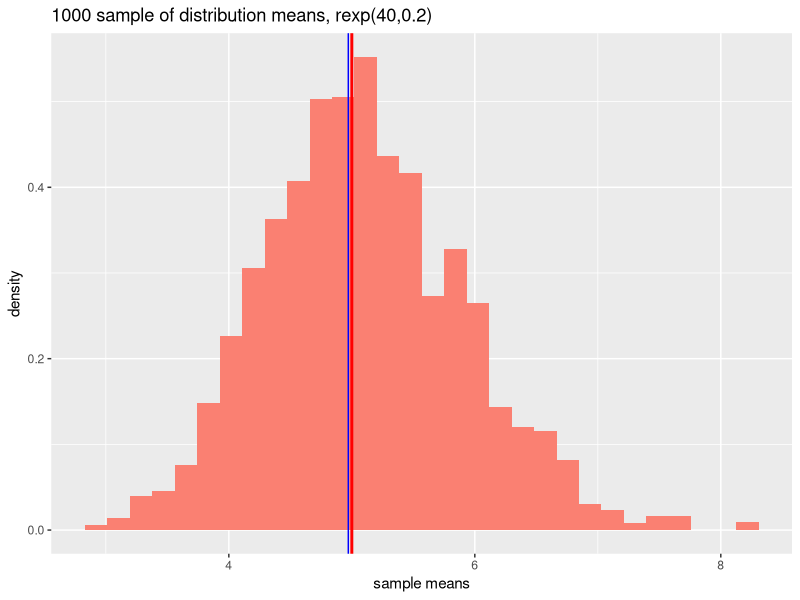
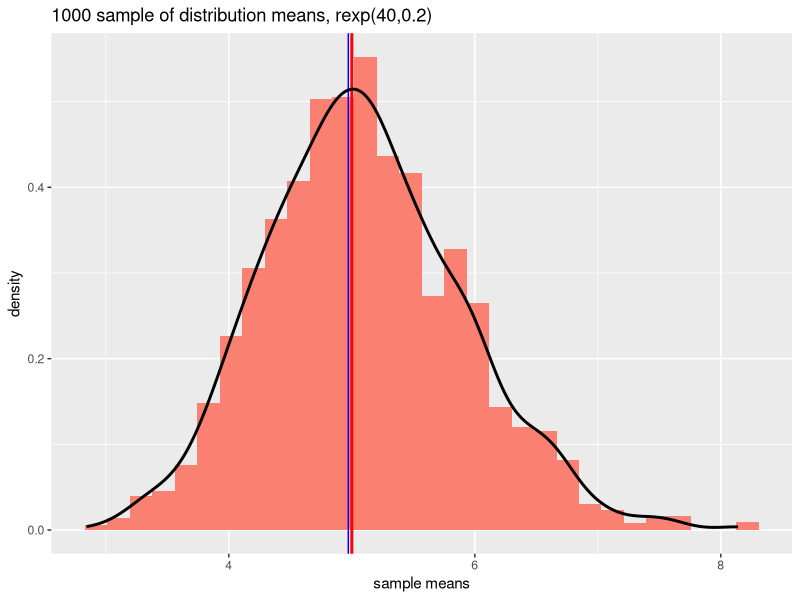

These figures' R source, in order:

library(ggplot2)
library(plyr)
###Q1
lambda = 0.2; n = 40; simulation=1000; mu = 1/lambda; sigma = 1/lambda;
sample_dist <- sapply(1:simulation, FUN=function(x) { mean(rexp(n, lambda))})
sd_mean <- mean(sample_dist)
sd_stddev <- sd(sample_dist)
df <- data.frame(mns=sample_dist) #gglot need to input dataframe 
g <- ggplot(df, aes(x=mns, weight=mns/sum(mns)))
g + geom_histogram(aes(y=..density..),fill = "salmon") +
  geom_vline(xintercept = sd_mean, colour = "blue") + 
  geom_vline(xintercept = 5, colour = "Red", size =1 ) +
  labs(title = "1000 sample of distribution means, rexp(40,0.2)",x ="sample means",y="density")
###Q2
sd(sample_dist)
(1/lambda)/sqrt(n)
var(sample_dist)
1/((0.2*0.2) * 40)
###Q3
g <- ggplot(df, aes(x=mns, weight=mns/sum(mns)))
g + geom_histogram(aes(y=..density..),fill = "salmon") +
  geom_vline(xintercept = sd_mean, colour = "blue") + 
  geom_vline(xintercept = 5, colour = "Red", size =1 ) +
  labs(title = "1000 sample of distribution means, rexp(40,0.2)",x ="sample means",y="density") +
  geom_density(fill=NA,colour="black",size = 1)

## 4.Evaluate the coverage of the confidence interval for $1/\lambda = \bar{X} \pm 1.96 \frac{S}{\sqrt{n}}$.
#mean(sample_dist) + c(-1,1)*qnorm(0.975)*sd(sample_dist)/sqrt(n)
mean(sample_dist) + c(-1,1)*qnorm(0.975)*sd(sample_dist)/sqrt(n)

                   